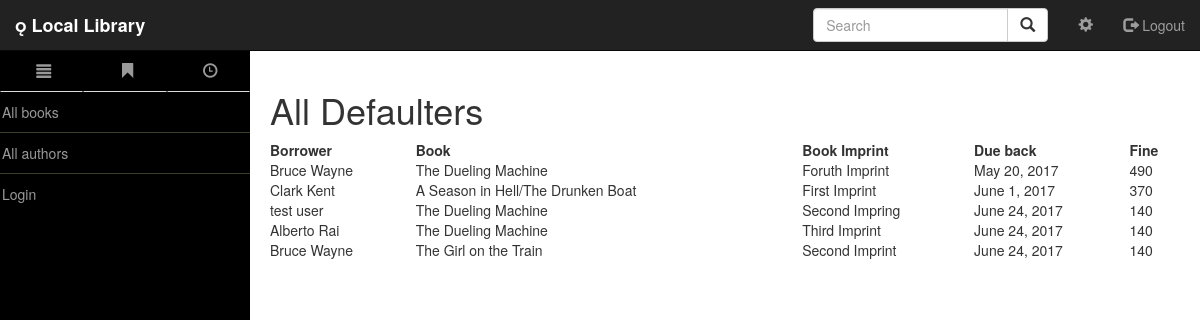
/catalog/defaulters/, run on the app's committed database.
### catalog/models.py (models this page shows, shortened)
class BookInstance(models.Model):
    id = models.UUIDField(primary_key=True,default=uuid.uuid4, help_text="Unique id for this particular book accross whole library")
    book = models.ForeignKey('Book',on_delete=models.SET_NULL, null=True)
    imprint = models.CharField(max_length=200)
    due_back = models.DateField(blank=True, null=True)
    borrower = models.ForeignKey(User,on_delete=models.SET_NULL,blank=True, null=True)
    LOAN_STATUS = (
        ('d', 'Maintenance'),
        ('o', 'On Loan'),
        ('a', 'Available'),
        ('r', 'Reserved'),
    )
    status = models.CharField(max_length=1,choices=LOAN_STATUS, default = 'd' ,blank=True, help_text='book availability')
    class Meta:
        permissions = (('can_mark_returned',"Set book as returned"),)
        ordering = ["due_back"]

class Book(models.Model):
    title = models.CharField(max_length=200)
    author = models.ForeignKey("Author",on_delete=models.SET_NULL,null=True)
    summary = models.TextField(max_length=1000,help_text="Enter the brief description of book")
    isbn = models.CharField('ISBN',max_length=13,help_text='13 Character <a href="https://www.isbn-international.org/content/what-isbn">ISBN number</a>')
    genere = models.ManyToManyField('Genere',help_text='Select a genere for book')
    language = models.ForeignKey('Language', on_delete=models.SET_NULL, null=True)
    class Meta:
        __module__= '__name__'
    def display_genere(self):
        """
        Creates a string for the Genre. This is required to display genre in Admin.
        """
        return ", ".join([genere.name for genere in self.genere.all()[:3]])
    display_genere.short_description = 'Genere'

### catalog/views.py (the view)
def get_defaulters(request):
    defaulter_instances = BookInstance.objects.filter(Q(borrower__isnull=False ) & Q( due_back__lt=datetime.datetime.now()))
    print "--- number of defaulters --- ", defaulter_instances.count()
    return render( request, "catalog/all_defaulters.html",
    context={
        "defaulters": defaulter_instances
    })

### catalog/templatetags/myfilters.py (called while the page is built)
@register.filter(name='fine')
def fine(value):
    return (datetime.now().date() - value ).days *10

### catalog/templates/catalog/all_defaulters.html (shortened to what this page needs)
{% extends "base_generic.html" %}
{% load static %}
{% load myfilters %}
{% block content %}
<h1>All Defaulters</h1>
        <table  id="myTable" class="row-border diaplay" cellspacing="0" width="100%">
            <thead>
                <tr>
                    <th>Borrower</th>
                    <th>Book</th>
                    <th>Book Imprint</th>
                    <th>Due back</th>
                    <th>Fine</th>
                </tr>
            </thead>
            <tbody>
            {% for defaulter in defaulters %}
                <tr>
                    <td> {{ defaulter.borrower.first_name }}  {{ defaulter.borrower.last_name }}</td>
                    <td> {{ defaulter.book.title }} </td>
                    <td> {{ defaulter.imprint }} </td>
                    <td> {{ defaulter.due_back }} </td>
                    <td> {{ defaulter.due_back|fine }} </td>
                </tr>
            {% endfor %}
            </tbody>
        </table>
{% endblock %}

### catalog/static/css/simple-sidebar.css (style rules this page uses)
body { padding-top: 70px; }

### data on the page
BookInstance: borrower.first_name "Bruce", borrower.last_name "Wayne", book "The Dueling Machine", imprint "Foruth Imprint", due_back "May 20, 2017", due_back|fine "490"
BookInstance: borrower.first_name "Clark", borrower.last_name "Kent", book "A Season in Hell/The Drunken Boat", imprint "First Imprint", due_back "June 1, 2017", due_back|fine "370"
BookInstance: borrower.first_name "test", borrower.last_name "user", book "The Dueling Machine", imprint "Second Impring", due_back "June 24, 2017", due_back|fine "140"
BookInstance: borrower.first_name "Alberto", borrower.last_name "Rai", book "The Dueling Machine", imprint "Third Imprint", due_back "June 24, 2017", due_back|fine "140"
BookInstance: borrower.first_name "Bruce", borrower.last_name "Wayne", book "The Girl on the Train", imprint "Second Imprint", due_back "June 24, 2017", due_back|fine "140"
